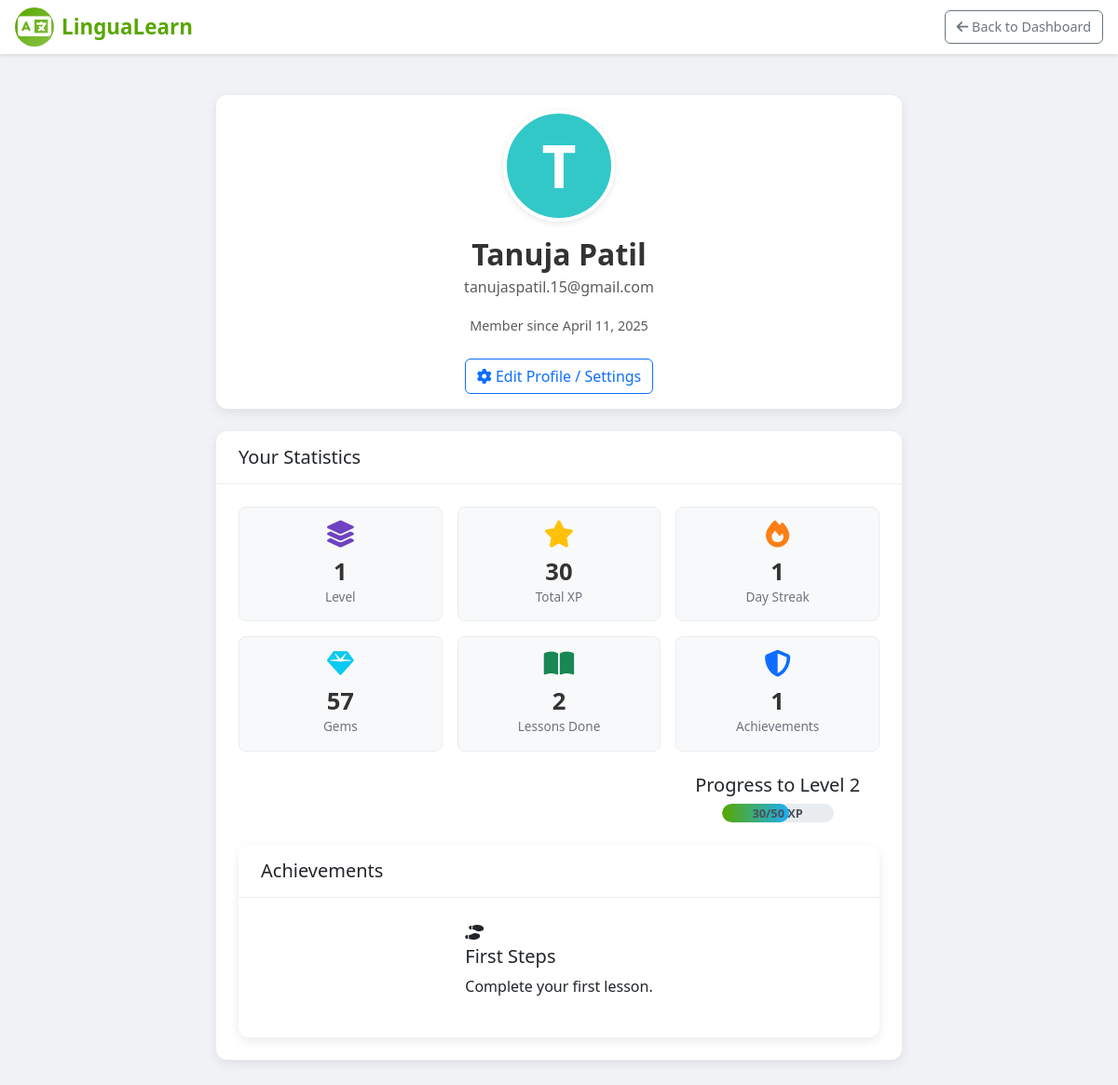
Screenshot of /profile (signed in) with the database file from the repository.
### tables this page shows
CREATE TABLE users (
                id INTEGER PRIMARY KEY AUTOINCREMENT,
                fullname TEXT NOT NULL,
                email TEXT UNIQUE NOT NULL,
                password TEXT NOT NULL,
                hearts INTEGER DEFAULT 5,
                last_heart_time TIMESTAMP DEFAULT CURRENT_TIMESTAMP,
                xp INTEGER DEFAULT 0,
                gems INTEGER DEFAULT 50, -- <<< CHANGED DEFAULT TO 50
                streak INTEGER DEFAULT 0,
                last_streak_update DATE,
                daily_progress INTEGER DEFAULT 0,
                daily_goal INTEGER DEFAULT 10,
                last_daily_reset DATE,
                join_date DATE DEFAULT CURRENT_DATE
            );

CREATE TABLE user_achievements (
            user_email TEXT NOT NULL,
            achievement_key TEXT NOT NULL,
            earned_at TIMESTAMP DEFAULT CURRENT_TIMESTAMP,
            PRIMARY KEY (user_email, achievement_key),
            FOREIGN KEY (user_email) REFERENCES users(email) ON DELETE CASCADE,
            FOREIGN KEY (achievement_key) REFERENCES achievements(achievement_key) ON DELETE CASCADE
        );

CREATE TABLE achievements (
            achievement_key TEXT PRIMARY KEY,
            name TEXT NOT NULL,
            description TEXT NOT NULL,
            icon TEXT,
            reward_xp INTEGER DEFAULT 0,
            reward_gems INTEGER DEFAULT 0,
            criteria_type TEXT NOT NULL,
            criteria_value INTEGER NOT NULL
        );

### app_test.py (the view)
@app.route('/profile')
def profile():
    if "user" not in session:
        flash("Please log in to view your profile.", "warning")
        return redirect(url_for('login'))
    user_email = session['user']
    user_info = get_user_data(user_email)
    if not user_info:
        flash("Could not retrieve your profile data.", "danger")
        session.pop('user', None)
        return redirect(url_for('login'))
    level, xp_percentage, next_level_xp = calculate_level_xp(user_info["xp"])
    profile_color = get_profile_color(user_info["fullname"] or user_info["email"])
    formatted_join_date = "Join date not recorded"
    try:
        if "join_date" in user_info.keys() and user_info["join_date"]:
            join_dt = datetime.strptime(user_info["join_date"], "%Y-%m-%d")
            formatted_join_date = f"Member since {join_dt.strftime('%B %d, %Y')}"
    except (KeyError, ValueError, TypeError): pass
    earned_achievements_list = []
    earned_achievements_count = 0 # Initialize count
    try:
        conn_ach = get_db_connection()
        if conn_ach:
             earned_rows = conn_ach.execute(
                  """SELECT ua.achievement_key, a.name, a.description, a.icon FROM user_achievements ua
                     JOIN achievements a ON ua.achievement_key = a.achievement_key
                     WHERE ua.user_email = ? ORDER BY ua.earned_at DESC""", (user_email,)
              ).fetchall()
             earned_achievements_list = [dict(row) for row in earned_rows]
             count_result = conn_ach.execute("SELECT COUNT(*) as count FROM user_achievements WHERE user_email = ?", (user_email,)).fetchone()
             earned_achievements_count = count_result['count'] if count_result else 0
             conn_ach.close()
    except Exception as e:
         print(f"Error fetching profile achievements: {e}")
    total_lessons_completed = 0
    try:
        conn_lessons = get_db_connection()
        if conn_lessons:
            count_result = conn_lessons.execute(
                "SELECT COUNT(DISTINCT lesson_id || '-' || language) as count FROM progress WHERE user_email = ? AND completed = 1",
                (user_email,)
            ).fetchone()
            total_lessons_completed = count_result['count'] if count_result else 0
            conn_lessons.close()
    except Exception as e:
        print(f"Error fetching completed lessons count for profile: {e}")
    profile_data = {
        "fullname": user_info["fullname"] or user_email,
        "email": user_email,
        "join_date_formatted": formatted_join_date,
        "profile_color": profile_color,
        "initial": (user_info["fullname"] or user_email)[0].upper(),
        "level": level,
        "xp": user_info["xp"],
        "xp_percentage": xp_percentage,
        "next_level_xp": next_level_xp,
        "streak": user_info["streak"],
        "gems": user_info["gems"],
        "earned_achievements": earned_achievements_list, # Pass the list for display later
        "achievements_count": earned_achievements_count, # <<< Pass the count
        "lessons_done_count": total_lessons_completed    # <<< Pass the count
    }
    return render_template("profile.html", **profile_data)

### app_test.py (called while the page is built)
def get_db_connection():
    conn = sqlite3.connect(DATABASE)
    conn.row_factory = sqlite3.Row
    conn.execute("PRAGMA foreign_keys = ON") # Ensure foreign key constraints are enforced
    return conn

def get_user_data(email):
    conn = get_db_connection()
    user = conn.execute("SELECT * FROM users WHERE email = ?", (email,)).fetchone()
    conn.close()
    return user

def get_profile_color(text):
    if not text: return "#cccccc" # Default grey
    hash_object = hashlib.md5(text.encode())
    hex_dig = hash_object.hexdigest()
    r = int(hex_dig[0:2], 16)
    g = int(hex_dig[2:4], 16)
    b = int(hex_dig[4:6], 16)
    r = min(200, max(50, r))
    g = min(200, max(50, g))
    b = min(200, max(50, b))
    return f"#{r:02x}{g:02x}{b:02x}"

### templates/profile.html (shortened to what this page needs)
<!DOCTYPE html>
<html lang="en">
<head>
    <link rel="stylesheet" href="https://cdn.jsdelivr.net/npm/bootstrap@5.3.0/dist/css/bootstrap.min.css">
    <link rel="stylesheet" href="https://cdnjs.cloudflare.com/ajax/libs/font-awesome/6.4.0/css/all.min.css">
    <link rel="stylesheet" href="{{ url_for('static', filename='css/dashboard.css') }}">
    <link rel="stylesheet" href="{{ url_for('static', filename='css/profile.css') }}">
</head>
<body>
    <nav class="app-navbar profile-nav">
        <div class="brand-container">
             <a href="{{ url_for('dashboard') }}" class="brand-link">
                <div class="brand-logo">
                    <i class="fas fa-language"></i>
                </div>
                <span class="brand-name">LinguaLearn</span>
            </a>
        </div>
        <div class="nav-controls">
             <a href="{{ url_for('dashboard') }}" class="btn btn-outline-secondary back-to-dash-btn">
                <i class="fas fa-arrow-left"></i> Back to Dashboard
             </a>
        </div>
    </nav>
    <div class="profile-container container mt-4">
        <div class="row justify-content-center">
            <div class="col-md-10 col-lg-8">
                <div class="card profile-header-card mb-4">
                    <div class="card-body text-center">
                        <div class="profile-icon-xlarge mb-3 mx-auto" style="background-color: {{ profile_color }};">
                            {{ initial }}
                        </div>
                        <h2 class="card-title mb-1">{{ fullname }}</h2>
                        <p class="text-muted mb-3">{{ email }}</p>
                        <p class="text-muted join-date">{{ join_date_formatted }}</p>
                        <a href="{{ url_for('settings') }}" class="btn btn-outline-primary mt-2">
                            <i class="fas fa-cog"></i> Edit Profile / Settings
                        </a>
                    </div>
                </div>
                <div class="card stats-card">
                    <div class="card-header">
                        <h3>Your Statistics</h3>
                    </div>
                    <div class="card-body">
                        <div class="row g-3 stats-grid">
                            <div class="col-6 col-md-4">
                                <div class="stat-item">
                                    <i class="fas fa-layer-group stat-icon level-icon"></i>
                                    <span class="stat-value">{{ level }}</span>
                                    <span class="stat-label">Level</span>
                                </div>
                            </div>
                            <div class="col-6 col-md-4">
                                <div class="stat-item">
                                    <i class="fas fa-star stat-icon xp-icon"></i>
                                    <span class="stat-value">{{ xp }}</span>
                                    <span class="stat-label">Total XP</span>
                                </div>
                            </div>
                             <div class="col-6 col-md-4">
                                <div class="stat-item">
                                    <i class="fas fa-fire stat-icon streak-icon"></i>
                                    <span class="stat-value">{{ streak }}</span>
                                    <span class="stat-label">Day Streak</span>
                                </div>
                            </div>
                            <div class="col-6 col-md-4">
                                <div class="stat-item">
                                    <i class="fas fa-gem stat-icon gems-icon"></i>
                                    <span class="stat-value">{{ gems }}</span>
                                    <span class="stat-label">Gems</span>
                                </div>
                            </div>
                            <div class="col-6 col-md-4">
                                <div class="stat-item {% if lessons_done_count == 0 %}disabled{% endif %}">
                                    <i class="fas fa-book-open stat-icon lessons-icon"></i>
                                    <span class="stat-value">{{ lessons_done_count }}</span>
                                    <span class="stat-label">Lessons Done</span>
                                </div>
                            </div>
                            <div class="col-6 col-md-4">
                               <div class="stat-item {% if achievements_count == 0 %}disabled{% endif %}">
                                   <i class="fas fa-shield-alt stat-icon achievements-icon"></i>
                                   <span class="stat-value">{{ achievements_count }}</span>
                                   <span class="stat-label">Achievements</span>
                            </div>
                            <div class="xp-progress-section mt-4">
                                <h5 class="text-center mb-2">Progress to Level {{ level + 1 }}</h5>
                                <div class="xp-bar-container profile-xp-bar">
                                    <div class="xp-bar" style="width: {{ xp_percentage }}%"></div>
                                    <span class="xp-text">{{ xp }}/{{ next_level_xp }} XP</span>
                                </div>
                            </div>
                    </div>
                </div>
                <div class="card achievements-card mt-4">
                    <div class="card-header">
                        <h3>Achievements</h3>
                    </div>
                    <div class="card-body achievement-list">
                        {% if earned_achievements %}
                            {% for ach in earned_achievements %}
                                <div class="achievement-item">
                                    <div class="achievement-icon">
                                        {% if ach.icon %}
                                            <i class="{{ ach.icon }}"></i>
                                        {% else %}
                                            <i class="fas fa-trophy"></i>
                                        {% endif %}
                                    </div>
                                    <div class="achievement-details">
                                        <h5 class="achievement-name">{{ ach.name }}</h5>
                                        <p class="achievement-desc">{{ ach.description }}</p>
                                    </div>
                                </div>
                            {% endfor %}
                        {% else %}
                            <p class="text-center text-muted py-3">No achievements earned yet. Keep learning!</p>
                        {% endif %}
                    </div>
                </div>
            </div>
        </div>
    </div>
</body>
</html>

### static/css/dashboard.css (style rules this page uses)
:root { --primary-color: #58a700; --secondary-color: #1cb0f6; --accent-color: #ffc800; --danger-color: #ff2e4d; --light-color: #f8f9fa; --dark-color: #1a1a1a; --gray-color: #6c757d; --border-radius: 16px; --box-shadow: 0 4px 12px rgba(0, 0, 0, 0.1); --transition: all 0.3s cubic-bezier(0.25, 0.8, 0.25, 1); }
body { font-family: 'Segoe UI', 'Roboto', sans-serif; background-color: #f8f9fa; color: var(--dark-color); line-height: 1.6; margin: 0; padding: 0; }
.app-navbar { display: flex; justify-content: space-between; align-items: center; padding: 0.8rem 2rem; background-color: white; box-shadow: var(--box-shadow); position: sticky; top: 0; z-index: 1000; }
.brand-container { display: flex; align-items: center; gap: 1.5rem; }
.brand-logo { width: 42px; height: 42px; background: linear-gradient(135deg, var(--primary-color), #8bc34a); color: white; border-radius: 50%; display: flex; align-items: center; justify-content: center; font-size: 1.3rem; }
.brand-name { font-size: 1.5rem; font-weight: 700; color: var(--primary-color); }
.xp-bar-container { position: relative; width: 120px; height: 8px; background-color: #e0e0e0; border-radius: 4px; overflow: hidden; }
.xp-bar { height: 100%; background: linear-gradient(90deg, var(--primary-color), var(--secondary-color)); border-radius: 4px; transition: width 0.5s ease; }
.xp-text { position: absolute; top: -20px; width: 100%; font-size: 0.7rem; text-align: center; color: var(--gray-color); }
.nav-controls { display: flex; align-items: center; gap: 1.5rem; }

### rows the page displays
users: fullname "Tanuja Patil"
user_achievements: name "First Steps", description "Complete your first lesson."

### other values shown
{{ initial }} "T"
{{ email }} "tanujaspatil.15@gmail.com"
{{ join_date_formatted }} "Member since April 11, 2025"
{{ level }} "1"
{{ xp }} "30"
{{ streak }} "1"
{{ gems }} "57"
{{ lessons_done_count }} "2"
{{ achievements_count }} "1"
{{ level + 1 }} "2"
{{ next_level_xp }} "50"
